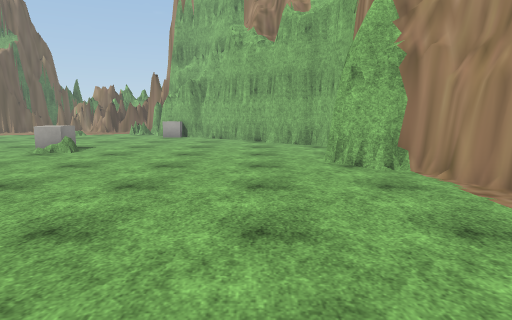
View 1 (above)

16 first-person views from a walk through a scene from a Unity 3-D project. The camera is 1.4 m above the floor, tilts 8° down and sees 75° across. The floor is counted in squares, 1 m on a side. Each view is taken from the middle of a square. On the plan, view 1 faces up. The plan holds only what a view shows up to about 15 squares ahead; the rest is blank. The place goes on beyond the plan. The player character is not drawn. Some animated figures are not drawn. Some surface patterns are stand-ins.

View 2
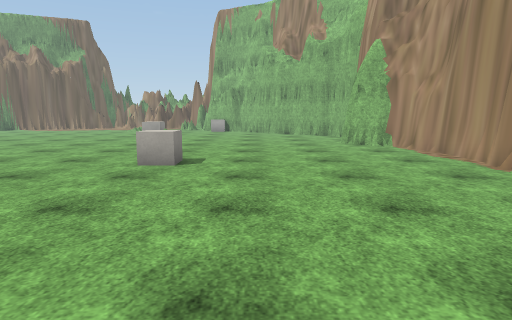

View 3
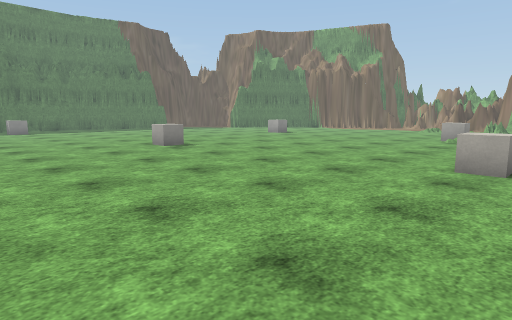

View 4
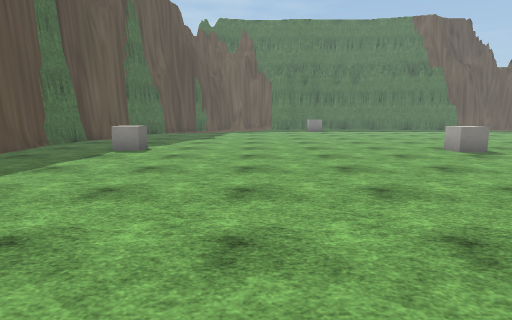

View 5
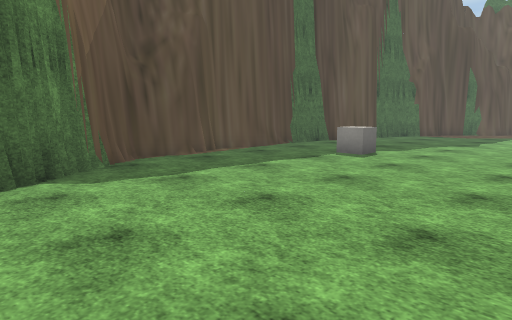

View 6
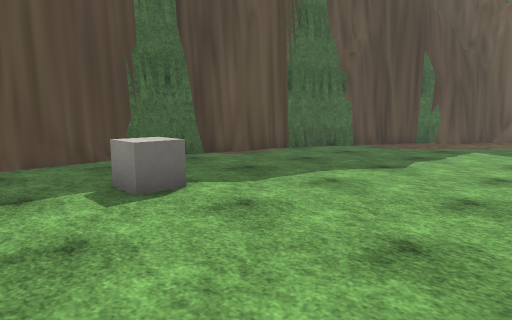

View 7
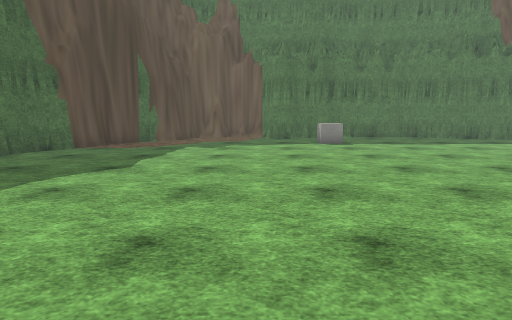

View 8
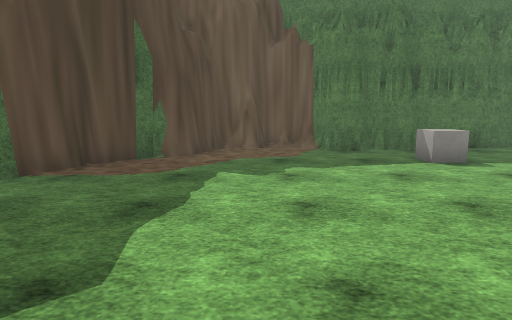

View 9
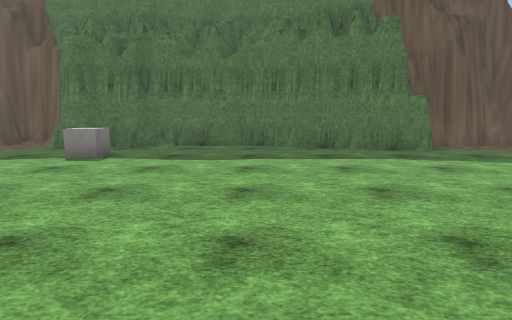

View 10
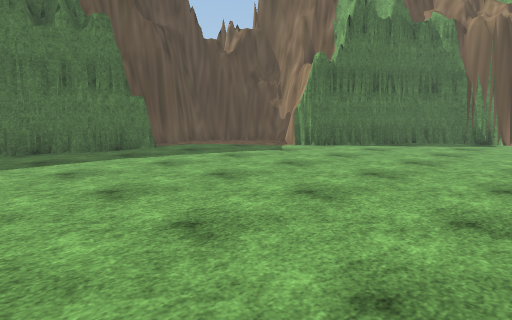

View 11
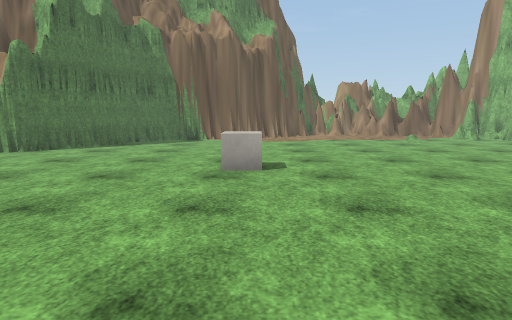

View 12
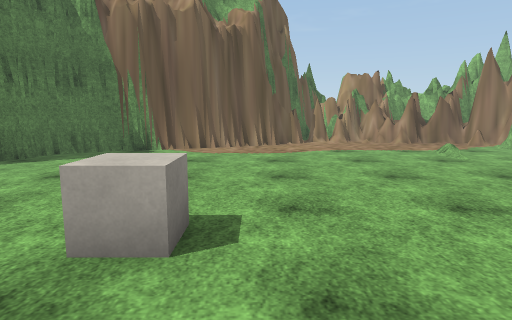

View 13
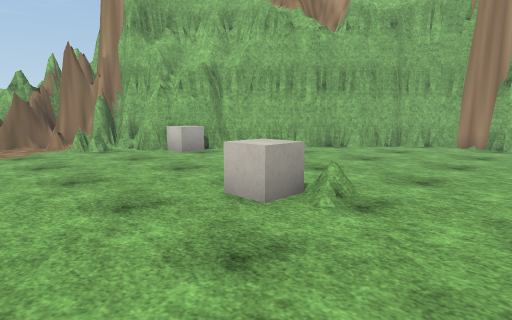

View 14
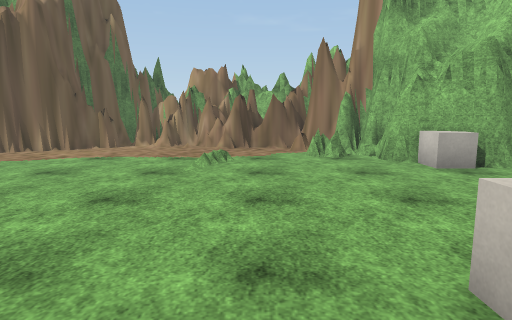

View 15
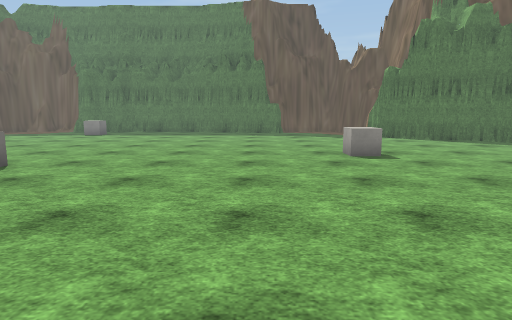

View 16
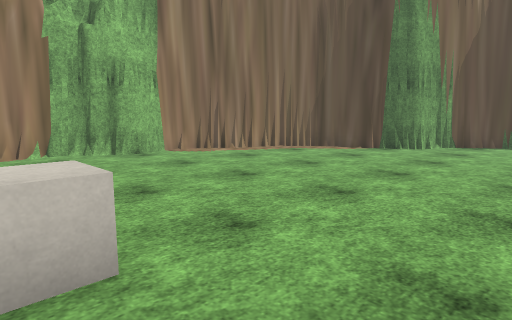

### Floor plan
Key: @ floor where view 1 was taken; # wall or solid block; . floor; = window, fence, low wall or low ledge; B block; O other object.
Columns run from 34 left of view 1 to 5 right of it. Each row starts with its distance up from view 1.
 26                  ######
 25                  ##.=######
 24                ###........###
 23              ###...........##
 22           ####............==##
 21          ##............O....###
 20         ##...................B##
 19         #......................##
 18        ##...................... ###
 17       ##......................   .##
 16      ##......................  ....##
 15 ##   ...............................##
 14 #.. .................................#
 13 ##............BB..........BB.........#
 12 ##............BB...........O.........#
 11  ##..................................#
 10   #..................................#
  9   #..................................##
  8   #...................................#
  7  ##...................................##
  6  #.....................................#
  5 ##.....................................#
  4 #............................BB........#
  3 ##...........................BB........#
  2 ##...............BB...................##
  1 #................BB...................##
  0 ##................................@...#
 -1  #..B................................##
 -2  #..B................................##
 -3  #....................................#
 -4 ##...................................##
 -5 #...................................##
 -6 #...................................#
 -7 #..................................##
 -8 #.................................##
 -9 ###.............................###
-10   ##...........................##
-11    ##............B............##
-12     ###.....................###
-13       ###.................####
-14         ####.............##
-15            ###############

Positions as (right, up) in squares from view 1, and headings:
1: (0, 0), facing up
2: (-2, -6), facing up
3: (-3, -6), facing up-left
4: (-4, -6), facing left
5: (-6, -5), facing down-left
6: (-14, -5), facing down-left
7: (-14, -5), facing left
8: (-20, -7), facing left
9: (-19, 4), facing left
10: (-19, 4), facing up-left
11: (-19, 4), facing up
12: (-18, 9), facing up
13: (-12, 9), facing up-right
14: (-10, 11), facing up
15: (-8, 9), facing left
16: (-8, 4), facing down-right
